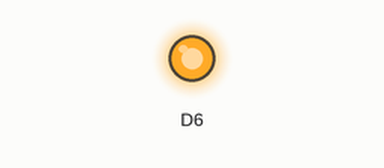
Simulated run of this sketch. Board: ESP8266 (NodeMCU). Parts: output pins drawn as LEDs (lit = HIGH).

Above: at 5.0 s.
At 15.0 s:
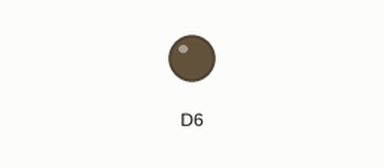
Timing chart, 0 to 26.0 s (numbered marks = the images above):
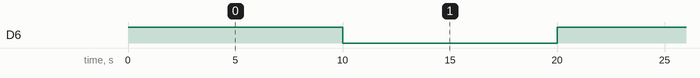

Measured:
- by itself, D6: alternates HIGH for 10.0 s and LOW for 10.0 s

The sketch:

Practica15.ino
```cpp
/*
 * Project Práctica 15
 * Description: Utilización de relevador.
 * Author: Javier Sánchez
 * Date: Noviembre 3, 2020.
 */
int tiempo = 10000;                   // tiempo de diez segundos
void setup() { pinMode(D6, OUTPUT); } // se establece el pin D6 como salida

void loop()
{
    digitalWrite(D6, HIGH); // se envía la señal de encendido al relevador
    delay(tiempo);          // esperando $tiempo milisegundos
    digitalWrite(D6, LOW);  // se envía la señal de apagado al relevador
    delay(tiempo);          // esperando $tiempo milisegundos
}
```
